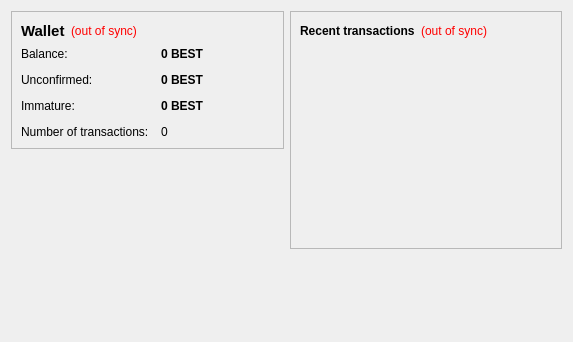
<?xml version="1.0" encoding="UTF-8"?>
<ui version="4.0">
 <class>OverviewPage</class>
 <widget class="QWidget" name="OverviewPage">
  <property name="geometry">
   <rect>
    <x>0</x>
    <y>0</y>
    <width>573</width>
    <height>342</height>
   </rect>
  </property>
  <property name="windowTitle">
   <string>Form</string>
  </property>
  <layout class="QHBoxLayout" name="horizontalLayout" stretch="1,1">
   <item>
    <layout class="QVBoxLayout" name="verticalLayout_2">
     <item>
      <widget class="QFrame" name="frame">
       <property name="frameShape">
        <enum>QFrame::StyledPanel</enum>
       </property>
       <property name="frameShadow">
        <enum>QFrame::Raised</enum>
       </property>
       <layout class="QVBoxLayout" name="verticalLayout_4">
        <item>
         <layout class="QHBoxLayout" name="horizontalLayout_4">
          <item>
           <widget class="QLabel" name="label_5">
            <property name="font">
             <font>
              <pointsize>11</pointsize>
              <weight>75</weight>
              <bold>true</bold>
             </font>
            </property>
            <property name="text">
             <string>Wallet</string>
            </property>
           </widget>
          </item>
          <item>
           <widget class="QLabel" name="labelWalletStatus">
            <property name="toolTip">
             <string>The displayed information may be out of date. Your wallet automatically synchronizes with the BestCoin network after a connection is established, but this process has not completed yet.</string>
            </property>
            <property name="styleSheet">
             <string notr="true">QLabel { color: red; }</string>
            </property>
            <property name="text">
             <string notr="true">(out of sync)</string>
            </property>
            <property name="alignment">
             <set>Qt::AlignLeading|Qt::AlignLeft|Qt::AlignVCenter</set>
            </property>
           </widget>
          </item>
          <item>
           <spacer name="horizontalSpacer_2">
            <property name="orientation">
             <enum>Qt::Horizontal</enum>
            </property>
            <property name="sizeHint" stdset="0">
             <size>
              <width>40</width>
              <height>20</height>
             </size>
            </property>
           </spacer>
          </item>
         </layout>
        </item>
        <item>
         <layout class="QFormLayout" name="formLayout_2">
          <property name="fieldGrowthPolicy">
           <enum>QFormLayout::AllNonFixedFieldsGrow</enum>
          </property>
          <property name="horizontalSpacing">
           <number>12</number>
          </property>
          <property name="verticalSpacing">
           <number>12</number>
          </property>
          <item row="0" column="0">
           <widget class="QLabel" name="label">
            <property name="text">
             <string>Balance:</string>
            </property>
           </widget>
          </item>
          <item row="0" column="1">
           <widget class="QLabel" name="labelBalance">
            <property name="font">
             <font>
              <weight>75</weight>
              <bold>true</bold>
             </font>
            </property>
            <property name="cursor">
             <cursorShape>IBeamCursor</cursorShape>
            </property>
            <property name="toolTip">
             <string>Your current balance</string>
            </property>
            <property name="text">
             <string notr="true">0 BEST</string>
            </property>
            <property name="textInteractionFlags">
             <set>Qt::LinksAccessibleByMouse|Qt::TextSelectableByKeyboard|Qt::TextSelectableByMouse</set>
            </property>
           </widget>
          </item>
          <item row="1" column="0">
           <widget class="QLabel" name="label_3">
            <property name="text">
             <string>Unconfirmed:</string>
            </property>
           </widget>
          </item>
          <item row="1" column="1">
           <widget class="QLabel" name="labelUnconfirmed">
            <property name="font">
             <font>
              <weight>75</weight>
              <bold>true</bold>
             </font>
            </property>
            <property name="cursor">
             <cursorShape>IBeamCursor</cursorShape>
            </property>
            <property name="toolTip">
             <string>Total of transactions that have yet to be confirmed, and do not yet count toward the current balance</string>
            </property>
            <property name="text">
             <string notr="true">0 BEST</string>
            </property>
            <property name="textInteractionFlags">
             <set>Qt::LinksAccessibleByMouse|Qt::TextSelectableByKeyboard|Qt::TextSelectableByMouse</set>
            </property>
           </widget>
          </item>
          <item row="3" column="0">
           <widget class="QLabel" name="label_2">
            <property name="text">
             <string>Number of transactions:</string>
            </property>
           </widget>
          </item>
          <item row="3" column="1">
           <widget class="QLabel" name="labelNumTransactions">
            <property name="toolTip">
             <string>Total number of transactions in wallet</string>
            </property>
            <property name="text">
             <string notr="true">0</string>
            </property>
           </widget>
          </item>
          <item row="2" column="0">
           <widget class="QLabel" name="labelImmatureText">
            <property name="text">
             <string>Immature:</string>
            </property>
           </widget>
          </item>
          <item row="2" column="1">
           <widget class="QLabel" name="labelImmature">
            <property name="font">
             <font>
              <weight>75</weight>
              <bold>true</bold>
             </font>
            </property>
            <property name="toolTip">
             <string>Mined balance that has not yet matured</string>
            </property>
            <property name="text">
             <string notr="true">0 BEST</string>
            </property>
            <property name="textInteractionFlags">
             <set>Qt::LinksAccessibleByMouse|Qt::TextSelectableByKeyboard|Qt::TextSelectableByMouse</set>
            </property>
           </widget>
          </item>
         </layout>
        </item>
       </layout>
      </widget>
     </item>
     <item>
      <spacer name="verticalSpacer">
       <property name="orientation">
        <enum>Qt::Vertical</enum>
       </property>
       <property name="sizeHint" stdset="0">
        <size>
         <width>20</width>
         <height>40</height>
        </size>
       </property>
      </spacer>
     </item>
    </layout>
   </item>
   <item>
    <layout class="QVBoxLayout" name="verticalLayout_3">
     <item>
      <widget class="QFrame" name="frame_2">
       <property name="frameShape">
        <enum>QFrame::StyledPanel</enum>
       </property>
       <property name="frameShadow">
        <enum>QFrame::Raised</enum>
       </property>
       <layout class="QVBoxLayout" name="verticalLayout">
        <item>
         <layout class="QHBoxLayout" name="horizontalLayout_2">
          <item>
           <widget class="QLabel" name="label_4">
            <property name="text">
             <string>&lt;b&gt;Recent transactions&lt;/b&gt;</string>
            </property>
           </widget>
          </item>
          <item>
           <widget class="QLabel" name="labelTransactionsStatus">
            <property name="toolTip">
             <string>The displayed information may be out of date. Your wallet automatically synchronizes with the BestCoin network after a connection is established, but this process has not completed yet.</string>
            </property>
            <property name="styleSheet">
             <string notr="true">QLabel { color: red; }</string>
            </property>
            <property name="text">
             <string notr="true">(out of sync)</string>
            </property>
            <property name="alignment">
             <set>Qt::AlignRight|Qt::AlignTrailing|Qt::AlignVCenter</set>
            </property>
           </widget>
          </item>
          <item>
           <spacer name="horizontalSpacer">
            <property name="orientation">
             <enum>Qt::Horizontal</enum>
            </property>
            <property name="sizeHint" stdset="0">
             <size>
              <width>40</width>
              <height>20</height>
             </size>
            </property>
           </spacer>
          </item>
         </layout>
        </item>
        <item>
         <widget class="QListView" name="listTransactions">
          <property name="styleSheet">
           <string notr="true">QListView { background: transparent; }</string>
          </property>
          <property name="frameShape">
           <enum>QFrame::NoFrame</enum>
          </property>
          <property name="verticalScrollBarPolicy">
           <enum>Qt::ScrollBarAlwaysOff</enum>
          </property>
          <property name="horizontalScrollBarPolicy">
           <enum>Qt::ScrollBarAlwaysOff</enum>
          </property>
          <property name="selectionMode">
           <enum>QAbstractItemView::NoSelection</enum>
          </property>
         </widget>
        </item>
       </layout>
      </widget>
     </item>
     <item>
      <spacer name="verticalSpacer_2">
       <property name="orientation">
        <enum>Qt::Vertical</enum>
       </property>
       <property name="sizeHint" stdset="0">
        <size>
         <width>20</width>
         <height>40</height>
        </size>
       </property>
      </spacer>
     </item>
    </layout>
   </item>
  </layout>
 </widget>
 <resources/>
 <connections/>
</ui>
